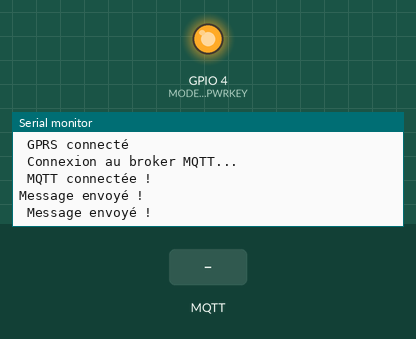
This sketch was run on a simulated ESP32. On the bench: output pins drawn as LEDs (lit = HIGH), the last lines printed to the serial monitor. The inputs (shaded band) are chosen by the test bench. No MQTT or app messages arrive unless stated; pins used as bus, display or sensor lines are not drawn.

Above: at 9.4 s.
9.5 s: MQTT message "ON" arrives on the first subscribed topic
At 10.6 s:
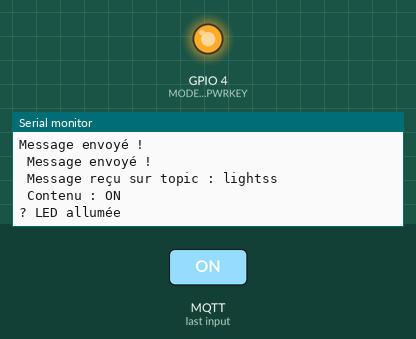
11.0 s: MQTT message "OFF" arrives on the first subscribed topic
At 11.8 s:
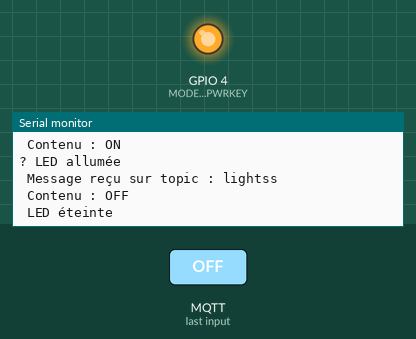
12.5 s: MQTT message "1" arrives on the first subscribed topic
At 12.9 s:
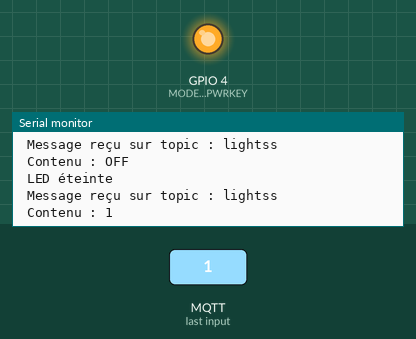

The sketch:

test_public_mosquitto_internet.ino
```cpp
#define TINY_GSM_MODEM_SIM800
#include <TinyGsmClient.h>
#include <PubSubClient.h>


#define LED_PIN          13
#define MODEM_RST        5
#define MODEM_PWRKEY     4
#define MODEM_POWER_ON   23
#define MODEM_TX         27
#define MODEM_RX         26
#define BAUD_RATE        9600

// Réseau GSM
const char apn[]  = "internet";
//web.ooredoo.tn
//internet
const char user[] = "";
const char pass[] = "";

// Broker MQTT
const char* broker = "broker.hivemq.com";
//test.mosquitto.org
//broker.hivemq.com
const int   port = 1883;
const char* topic1 = "test/esp32";
const char* topic2 = "lightss";

// Modem
TinyGsm modem(Serial1);
TinyGsmClient gsmClient(modem);
PubSubClient mqtt(gsmClient);

bool messageEnvoye = false;

void setup() {
  Serial.begin(115200);
  delay(100);

  // Initialisation des broches d'alimentation
  pinMode(MODEM_PWRKEY, OUTPUT);
  pinMode(MODEM_POWER_ON, OUTPUT);
  pinMode(MODEM_RST, OUTPUT);

  digitalWrite(MODEM_POWER_ON, HIGH);
  digitalWrite(MODEM_RST, HIGH);
  delay(100);
  digitalWrite(MODEM_PWRKEY, LOW);
  delay(1000);
  digitalWrite(MODEM_PWRKEY, HIGH);
  delay(3000);

  // Lancer la communication série avec le modem
  Serial1.begin(BAUD_RATE, SERIAL_8N1, MODEM_RX, MODEM_TX);
  delay(3000);

  Serial.println(" Démarrage du modem...");
  modem.restart();

  Serial.println("Connexion au réseau...");
  if (!modem.waitForNetwork()) {
    Serial.println("❌ Réseau GSM non disponible");
    return;
  }
  Serial.print("Signal = ");
  Serial.println(modem.getSignalQuality());
  Serial.println(" Connexion GPRS...");
  if (!modem.gprsConnect(apn, user, pass)) {
    Serial.println(" GPRS non connecté");
    return;
  }
  Serial.println(" GPRS connecté");

  // Configurer le serveur MQTT
  mqtt.setServer(broker, port);
  mqtt.setCallback(mqttCallback);

  Serial.println(" Connexion au broker MQTT...");
  if (mqtt.connect("ESP32Client")) {
    Serial.println(" MQTT connectée !");
    delay(1000);

    bool success = mqtt.publish(topic1, "MQTT");
  Serial.println(success ? "Message envoyé !" : "Échec de l'envoi !");

    Serial.println(" Message envoyé !");
    messageEnvoye = true;
    mqtt.subscribe(topic2,1);


  } else {
    Serial.print(" Échec MQTT. Code = ");
    Serial.println(mqtt.state());
  }
}

void loop() {
   mqtt.loop();  // ← Obligatoire pour gérer MQTT


}


// Fonction appelée à chaque réception d’un message MQTT
void mqttCallback(char* topic, byte* payload, unsigned int length) {
  Serial.print(" Message reçu sur topic : ");
  Serial.println(topic);

  String message;
  for (unsigned int i = 0; i < length; i++) {
    message += (char)payload[i];
  }
  message.trim(); // Supprime les espaces/retours à la ligne

  Serial.print(" Contenu : ");
  Serial.println(message);

  if (String(topic) == topic2) {
    if (message == "ON") {
      digitalWrite(LED_PIN, HIGH);
      Serial.println("? LED allumée");
    } else if (message == "OFF") {
      digitalWrite(LED_PIN, LOW);
      Serial.println(" LED éteinte");
    }
  }
}
```

Measured:
- after the input at 9.5 s, the serial monitor: prints a new line at once (image 1)
- after the input at 11.0 s, the serial monitor: prints a new line at once (image 2)
- after the input at 12.5 s, the serial monitor: prints a new line at once (image 3)
